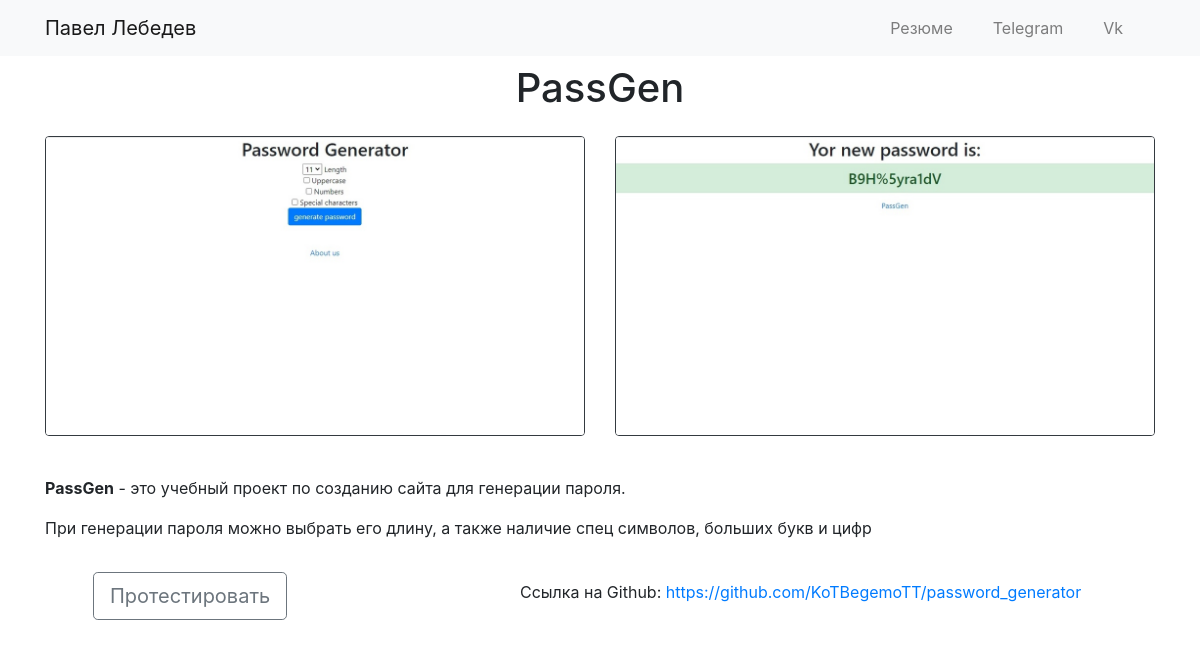
/projects/5, run on an earlier commit of the app's database.
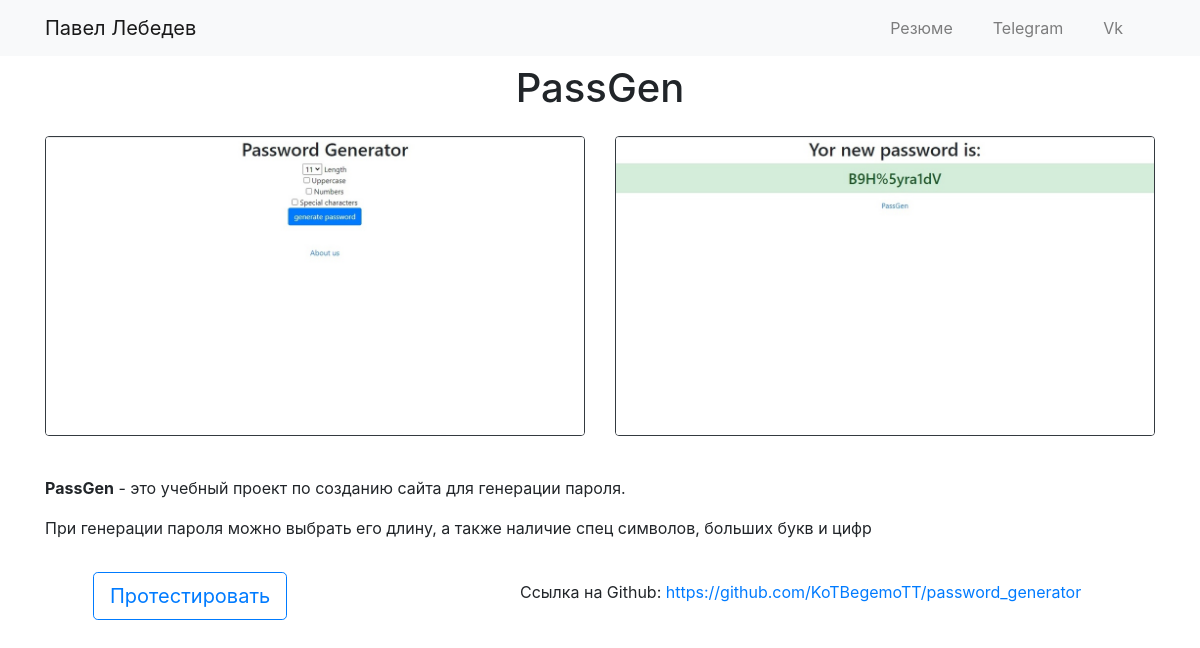
And on a later commit of the database.
### portfolio/views.py (the view)
# urls.py: path('<pk>', views.view_project, name='view_project'),
def view_project(request, pk):
    project = get_object_or_404(Project, id=pk)
    images = ProjectImage.objects.filter(project=pk)
    return render(request, 'portfolio/view_project.html', context={'project': project, 'images': images})

### portfolio/templates/portfolio/view_project.html (shortened to what this page needs)
<!DOCTYPE html>
<html lang="en">
<head>
</head>
<body>
{% extends 'portfolio/base.html' %}
{% block content %}
<div class="row justify-content-center mt-2">
    <h1>{{ project.name }}</h1>
</div>
<div class="row mt-3">
    {% for image in images %}
    <div class="col">
        <img class="img-fluid rounded mb-2 border border-dark" src="{{ image.image.url }}">
    </div>
    {% endfor %}
</div>
<div class="row justify-content-center mt-2 mt-3">
    <div class="col">
        <p style="font-size: 18px;">{{ project.description|safe }}</p>
    </div>
</div>
<div class="row justify-content-center mt-2 mt-3">
    {% if project.test_url %}
        <div class="col ml-5">
            <a class="btn btn-lg btn btn-outline-primary" href="{% url project.test_url %}" role="button">Протестировать</a>
        </div>
    {% else %}
        <div class="col ml-5">
            <a class="btn btn-lg btn btn-outline-secondary" href="#" role="button">Протестировать</a>
        </div>
    {% endif %}
    <div class="col-7 mt-2">
        Ссылка на Github: <a target="_blank" href="{{project.url}}">{{ project.url }}</a>
    </div>
</div>
<br>
{% endblock %}

What changed in the data, as far as the page shows it:
changed Project "PassGen": test_url empty → "#" (drawn)
